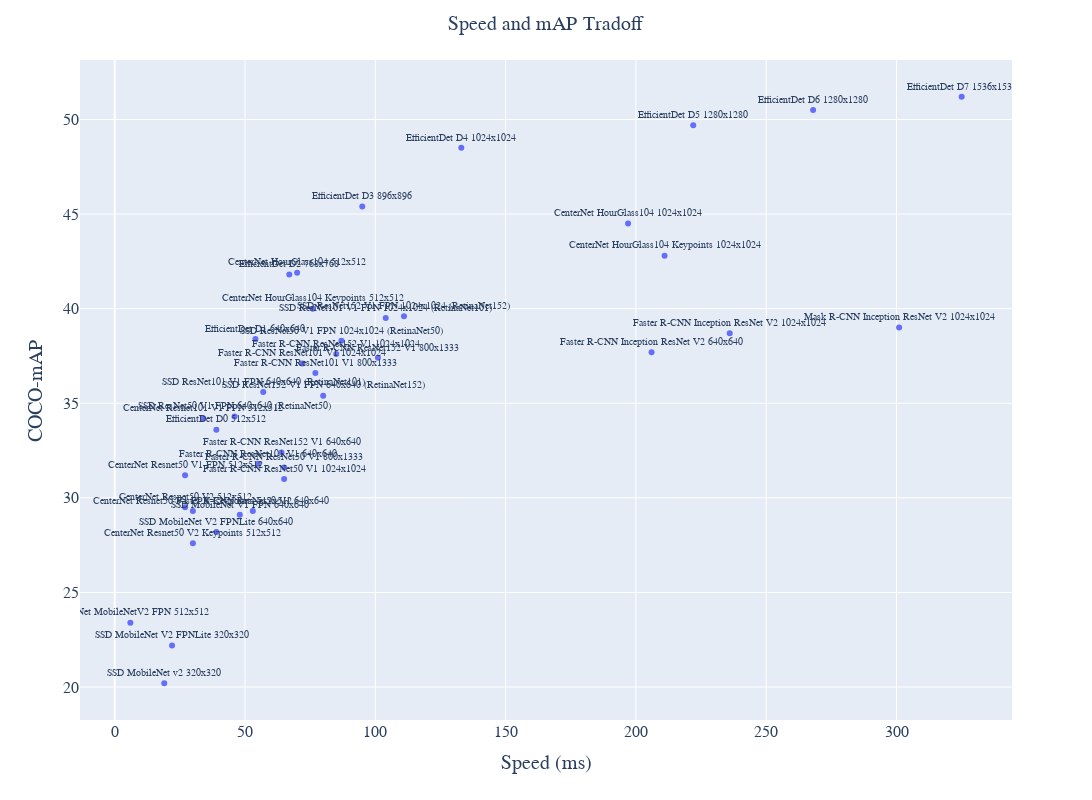

Notebook code cell kept with this figure:
### Code cell
fig = px.scatter(df, x="Speed (ms)", y="COCO-mAP-Boxes", text="Model name", width=1200, height=800,
                 labels={
                     "Speed (ms)": "Speed (ms)",
                     "COCO-mAP-Boxes": "COCO-mAP",
                 })
# fig = px.scatter(df, x="Speed (ms)", y="COCO-mAP-KeyPoints", text="Model name", width=1200, height=800,
#                  labels={
#                      "Speed (ms)": "Speed (ms)",
#                      "COCO-mAP-KeyPoints": "COCO-mAP",
#                  })
fig.update_traces(textposition='top center')
fig.update_layout(
    font=dict(
        family="Courier New, monospace",
        size=10,  # Set the font size here
    ))
fig.update_layout(
    title=dict(
            text='Speed and mAP Tradoff', 
            x=0.5,
            font_size=20,
    ))
fig.update_layout(
    xaxis=dict(
        tickfont=dict(
            size=16,
        ),
        title_font=dict(
            size=20,
        ),
    ),
)
fig.update_layout(
    yaxis=dict(
        tickfont=dict(
            size=16,
        ),
        title_font=dict(
            size=20,
        ),
    ),
)
# Display plot
fig.show()

### Figure 1 — Plotly figure (JSON) as saved in the notebook; plotly's stock layout.template omitted (floating-point values rounded to 4 significant figures)
{"data": [{"hovertemplate": "Speed (ms)=%{x}<br>COCO-mAP=%{y}<br>Model name=%{text}<extra></extra>", "legendgroup": "", "marker": {"color": "#636efa", "symbol": "circle"}, "mode": "markers+text", "name": "", "orientation": "v", "showlegend": false, "text": ["CenterNet HourGlass104 512x512", "CenterNet HourGlass104 Keypoints 512x512", "CenterNet HourGlass104 1024x1024", "CenterNet HourGlass104 Keypoints 1024x1024", "CenterNet Resnet50 V1 FPN 512x512", "CenterNet Resnet50 V1 FPN Keypoints 512x512", "CenterNet Resnet101 V1 FPN 512x512", "CenterNet Resnet50 V2 512x512", "CenterNet Resnet50 V2 Keypoints 512x512", "CenterNet MobileNetV2 FPN 512x512", "CenterNet MobileNetV2 FPN Keypoints 512x512", "EfficientDet D0 512x512", "EfficientDet D1 640x640", "EfficientDet D2 768x768", "EfficientDet D3 896x896", "EfficientDet D4 1024x1024", "EfficientDet D5 1280x1280", "EfficientDet D6 1280x1280", "EfficientDet D7 1536x1536", "SSD MobileNet v2 320x320", "SSD MobileNet V1 FPN 640x640", "SSD MobileNet V2 FPNLite 320x320", "SSD MobileNet V2 FPNLite 640x640", "SSD ResNet50 V1 FPN 640x640 (RetinaNet50)", "SSD ResNet50 V1 FPN 1024x1024 (RetinaNet50)", "SSD ResNet101 V1 FPN 640x640 (RetinaNet101)", "SSD ResNet101 V1 FPN 1024x1024 (RetinaNet101)", "SSD ResNet152 V1 FPN 640x640 (RetinaNet152)", "SSD ResNet152 V1 FPN 1024x1024 (RetinaNet152)", "Faster R-CNN ResNet50 V1 640x640", "Faster R-CNN ResNet50 V1 1024x1024", "Faster R-CNN ResNet50 V1 800x1333", "Faster R-CNN ResNet101 V1 640x640", "Faster R-CNN ResNet101 V1 1024x1024", "Faster R-CNN ResNet101 V1 800x1333", "Faster R-CNN ResNet152 V1 640x640", "Faster R-CNN ResNet152 V1 1024x1024", "Faster R-CNN ResNet152 V1 800x1333", "Faster R-CNN Inception ResNet V2 640x640", "Faster R-CNN Inception ResNet V2 1024x1024", "Mask R-CNN Inception ResNet V2 1024x1024"], "textposition": "top center", "type": "scatter", "x": [70, 76, 197, 211, 27, 30, 34, 27, 30, 6, 6, 39, 54, 67, 95, 133, 222, 268, 325, 19, 48, 22, 39, 46, 87, 57, 104, 80, 111, 53, 65, 65, 55, 72, 77, 64, 85, 101, 206, 236, 301], "xaxis": "x", "y": [41.9, 40, 44.5, 42.8, 31.2, 29.3, 34.2, 29.5, 27.6, 23.4, null, 33.6, 38.4, 41.8, 45.4, 48.5, 49.7, 50.5, 51.2, 20.2, 29.1, 22.2, 28.2, 34.3, 38.3, 35.6, 39.5, 35.4, 39.6, 29.3, 31, 31.6, 31.8, 37.1, 36.6, 32.4, 37.6, 37.4, 37.7, 38.7, 39], "yaxis": "y"}], "layout": {"font": {"family": "Courier New, monospace", "size": 10}, "height": 800, "legend": {"tracegroupgap": 0}, "margin": {"t": 60}, "title": {"font": {"size": 20}, "text": "Speed and mAP Tradoff", "x": 0.5}, "width": 1200, "xaxis": {"anchor": "y", "domain": [0, 1], "tickfont": {"size": 16}, "title": {"font": {"size": 20}, "text": "Speed (ms)"}}, "yaxis": {"anchor": "x", "domain": [0, 1], "tickfont": {"size": 16}, "title": {"font": {"size": 20}, "text": "COCO-mAP"}}}}
